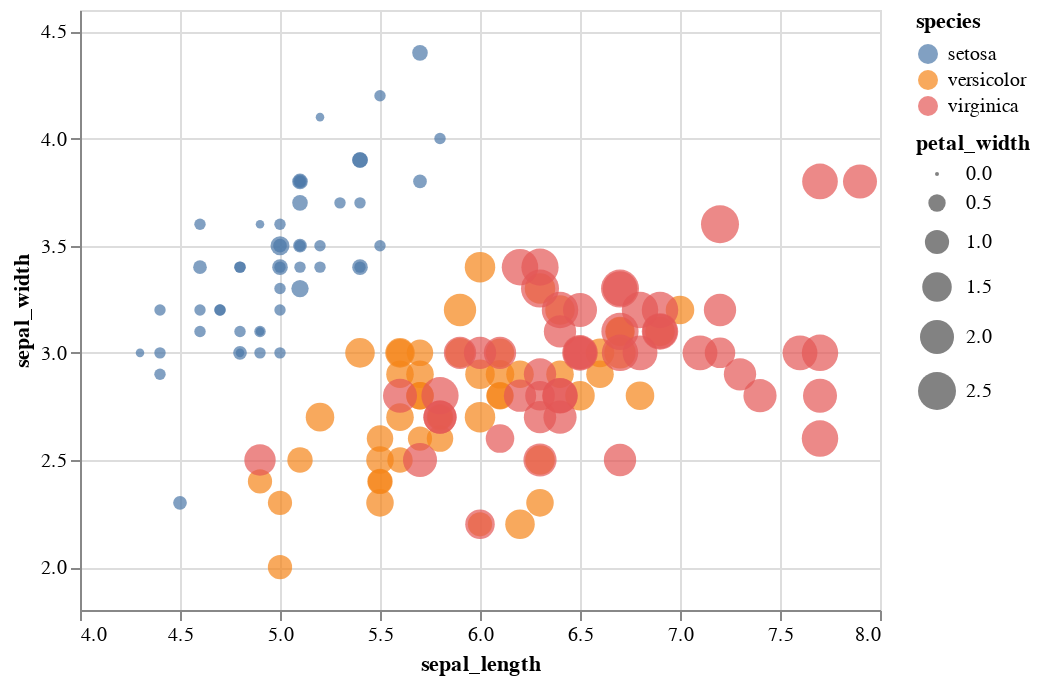

Notebook cell for this chart:
### Markdown cell above
## Adding a forth encoding (size in this case)

### Code cell
alt.Chart(df).mark_circle().encode(
    alt.X('sepal_length', scale=alt.Scale(zero=False)),
    alt.Y('sepal_width', scale=alt.Scale(zero=False, padding=1)),
    color='species',
    size='petal_width'
)

### Figure 1 — Vega-Lite specification as saved in the notebook (floating-point values rounded to 4 significant figures; data arrays with more than 128 entries replaced by an {"elided": "..."} marker saying what was removed)
{"$schema": "https://vega.github.io/schema/vega-lite/v3.4.0.json", "config": {"mark": {"tooltip": null}, "view": {"height": 300, "width": 400}}, "data": {"name": "data-a4bd480ea976f54878a155ce12ba18ce"}, "datasets": {"data-a4bd480ea976f54878a155ce12ba18ce": {"elided": "150 records"}}, "encoding": {"color": {"field": "species", "type": "nominal"}, "size": {"field": "petal_width", "type": "quantitative"}, "x": {"field": "sepal_length", "scale": {"zero": false}, "type": "quantitative"}, "y": {"field": "sepal_width", "scale": {"padding": 1, "zero": false}, "type": "quantitative"}}, "mark": "circle"}
